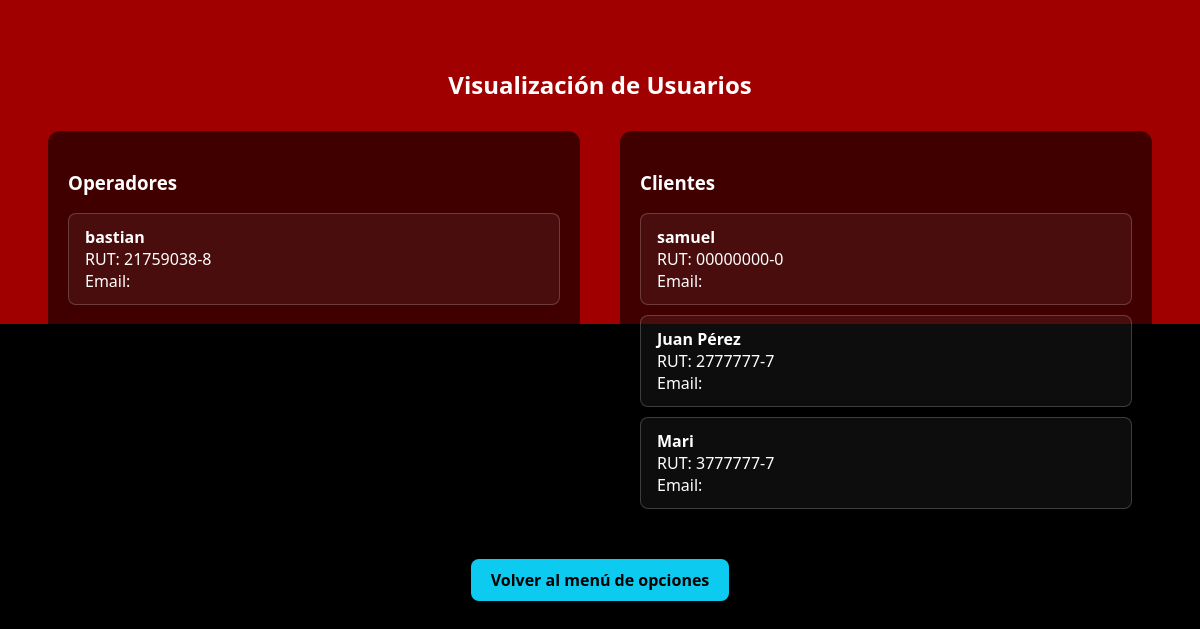
The page /visualizar-usuarios/ (signed in) on the database as committed earlier.
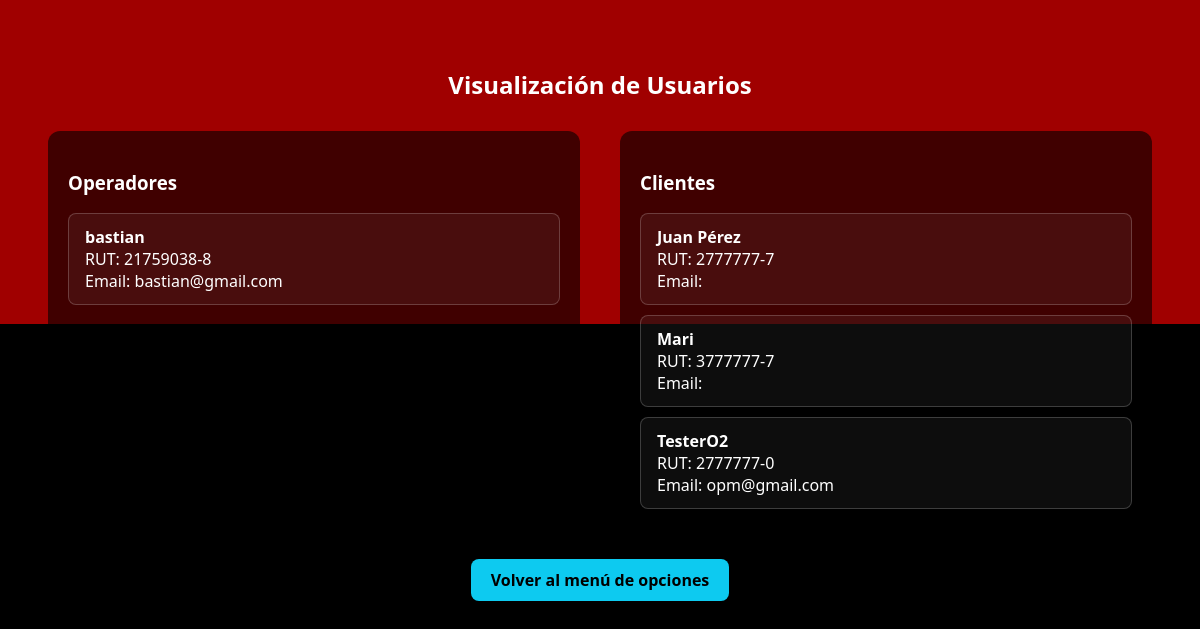
The same page on the database as committed later.
### Miapp/models.py (models this page shows, shortened)
class Usuario(models.Model):
    id_usuario = models.AutoField(primary_key=True)
    user_auth = models.OneToOneField(settings.AUTH_USER_MODEL, on_delete=models.CASCADE, related_name='perfil')
    nombre = models.CharField(max_length=255)
    _email = models.CharField(max_length=255, unique=True, db_column='email_encrypted', default='fake@example.com')
    rut_hash = models.CharField(max_length=128, blank=True, editable=False)
    rut = models.CharField(max_length=12, unique=True, db_index=True)
    rol_id = models.ForeignKey('Rol', on_delete=models.PROTECT)
    activo = models.CharField(max_length=1, default='S')
    @property
    def email(self):
        if not self._email:
            return ''
        try:
            return get_fernet().decrypt(self._email.encode()).decode()
        except Exception:
            return ''

### MC/views.py (the view)
# urls.py: path('visualizar-usuarios/', views.visualizar_usuarios, name='visualizar_usuarios'),
@login_required
def visualizar_usuarios(request):
    operadores = Usuario.objects.filter(rol_id__nombre_rol__iexact='operador', activo='S')
    clientes = Usuario.objects.filter(rol_id__nombre_rol__iexact='cliente', activo='S')
    return render(request, 'visualizar_usuarios.html', {
        'operadores': operadores,
        'clientes': clientes,
    })

### Miapp/back.py (called while the page is built)
    def get_user(self, user_id):
        try:
            return User.objects.get(pk=user_id)
        except User.DoesNotExist:
            return None

### Miapp/models.py (called while the page is built)
def get_fernet():
    return Fernet(settings.FERNET_KEY.encode())

### MC/templates/visualizar_usuarios.html (shortened to what this page needs)
<!DOCTYPE html>
<html lang="es">
<head>
</head>
<body>
  <h2>Visualización de Usuarios</h2>
  <div class="container">
    <div class="column">
      <h3>Operadores</h3>
      <div class="sql-table">
        {% for u in operadores %}
          <div class="sql-row">
            <strong>{{ u.nombre }}</strong><br>
            RUT: {{ u.rut }}<br>
            Email: {{ u.email }}
          </div>
        {% empty %}
          <p>No hay operadores registrados.</p>
        {% endfor %}
      </div>
    </div>
    <div class="column">
      <h3>Clientes</h3>
      <div class="sql-table">
        {% for u in clientes %}
          <div class="sql-row">
            <strong>{{ u.nombre }}</strong><br>
            RUT: {{ u.rut }}<br>
            Email: {{ u.email }}
          </div>
        {% empty %}
          <p>No hay clientes registrados.</p>
        {% endfor %}
      </div>
    </div>
  </div>
  <div style="text-align:center;">
    <a class="btn-back" href="{% url 'inicioAdmin' %}">Volver al menú de opciones</a>
  </div>
</body>
</html>

Rows that differ between the two databases and show on the page:
removed Usuario: nombre "samuel", rut "00000000-0", shown under "Clientes"
changed Usuario "bastian": email (not shown) → "bastian@gmail.com"
added Usuario: nombre "TesterO2", rut "2777777-0", email "opm@gmail.com", shown under "Clientes"
